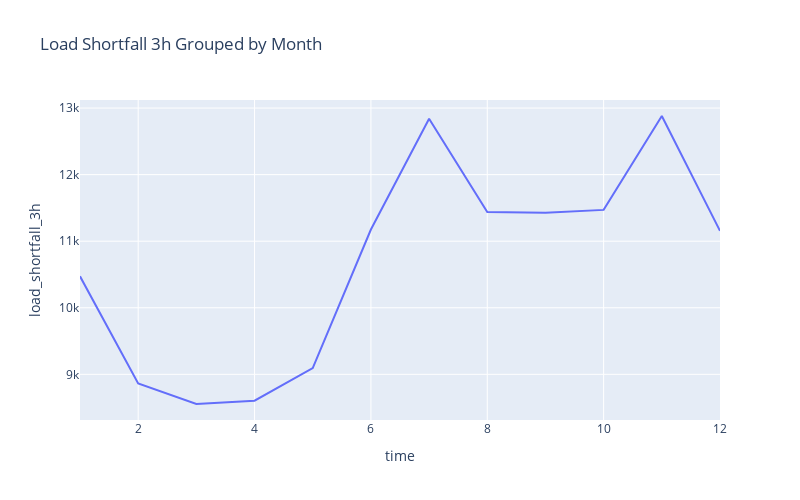

The notebook cell saved with this chart:
### Code cell
# Visualising monthly shortfall
px.line(train_data.groupby([train_data['time'].astype('datetime64').dt.month])['load_shortfall_3h'].mean(),
        title = 'Load Shortfall 3h Grouped by Month',
        y='load_shortfall_3h', width =800, height=500)

### Figure 1 — Plotly figure (JSON) as saved in the notebook; plotly's stock layout.template omitted (floating-point values rounded to 4 significant figures)
{"data": [{"hovertemplate": "time=%{x}<br>load_shortfall_3h=%{y}<extra></extra>", "legendgroup": "", "line": {"color": "#636efa", "dash": "solid"}, "marker": {"symbol": "circle"}, "mode": "lines", "name": "", "orientation": "v", "showlegend": false, "type": "scatter", "x": [1, 2, 3, 4, 5, 6, 7, 8, 9, 10, 11, 12], "xaxis": "x", "y": [10470.0, 8863.0, 8554.0, 8603.0, 9094.0, 11180.0, 12840.0, 11440.0, 11430.0, 11470.0, 12880.0, 11160.0], "yaxis": "y"}], "layout": {"height": 500, "legend": {"tracegroupgap": 0}, "title": {"text": "Load Shortfall 3h Grouped by Month"}, "width": 800, "xaxis": {"anchor": "y", "domain": [0, 1], "title": {"text": "time"}}, "yaxis": {"anchor": "x", "domain": [0, 1], "title": {"text": "load_shortfall_3h"}}}}
